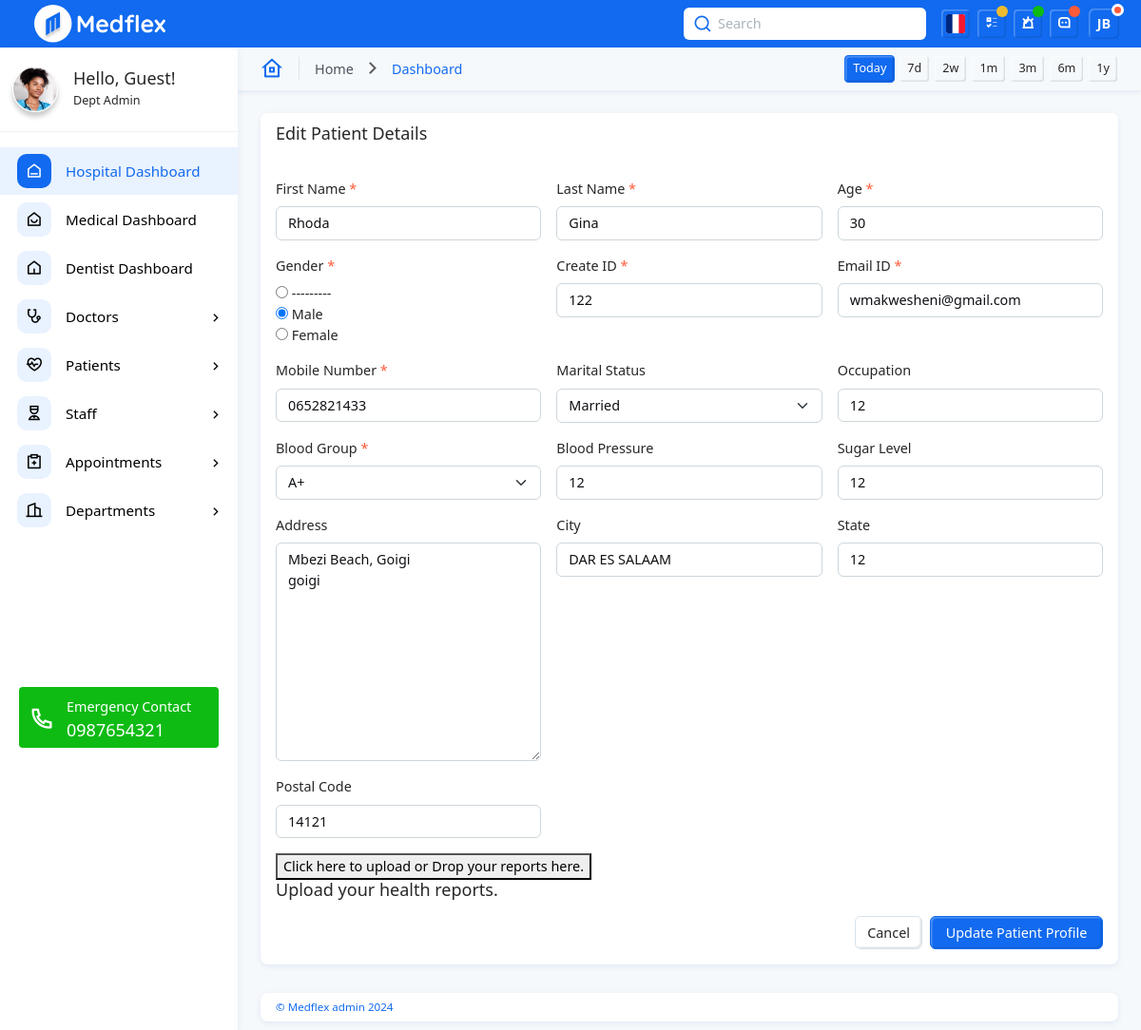
/edit-patient/1/, run on an earlier commit of the app's database.
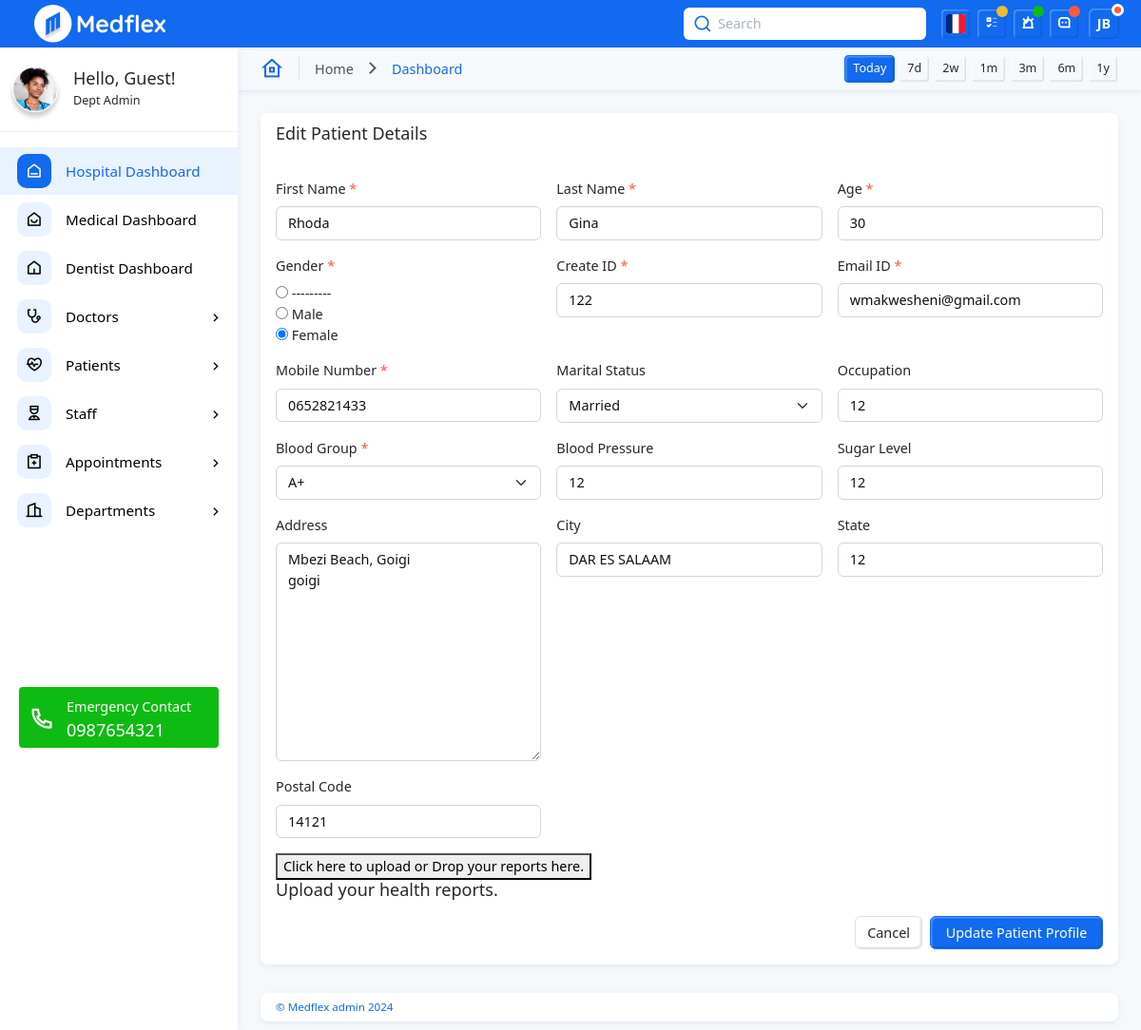
And on a later commit of the database.
### clinic/models.py (models this page shows, shortened)
class Patient(models.Model):
    GENDER_CHOICES = [
        ('male', 'Male'),
        ('female', 'Female'),
    ]
    MARITAL_STATUS_CHOICES = [
        ('married', 'Married'),
        ('unmarried', 'Unmarried'),
    ]
    BLOOD_GROUP_CHOICES = [
        ('A+', 'A+'),
        ('A-', 'A-'),
        ('B+', 'B+'),
        ('B-', 'B-'),
        ('O+', 'O+'),
        ('O-', 'O-'),
        ('AB+', 'AB+'),
        ('AB-', 'AB-'),
    ]
    first_name = models.CharField(max_length=50)
    last_name = models.CharField(max_length=50)
    age = models.PositiveIntegerField()
    gender = models.CharField(max_length=10, choices=GENDER_CHOICES)
    unique_id = models.CharField(max_length=100, unique=True)
    email = models.EmailField()
    mobile_number = models.CharField(max_length=15)
    marital_status = models.CharField(max_length=10, choices=MARITAL_STATUS_CHOICES, blank=True, null=True)
    occupation = models.CharField(max_length=50, blank=True, null=True)
    blood_group = models.CharField(max_length=5, choices=BLOOD_GROUP_CHOICES)
    blood_pressure = models.CharField(max_length=20, blank=True, null=True)
    sugar_level = models.CharField(max_length=20, blank=True, null=True)
    address = models.TextField(blank=True, null=True)
    city = models.CharField(max_length=50, blank=True, null=True)
    state = models.CharField(max_length=50, blank=True, null=True)
    postal_code = models.CharField(max_length=10, blank=True, null=True)
    created_at = models.DateTimeField(auto_now_add=True)

### clinic/views.py (the view)
# urls.py: path('edit-patient/<int:patient_id>/', add_patient, name='edit-patient'),  # For editing an existing patient
def add_patient(request, patient_id=None):
    if patient_id:
        patient = get_object_or_404(Patient, id=patient_id)
    else:
        patient = None
    if request.method == "POST":
        form = PatientForm(request.POST, instance=patient)
        if form.is_valid():
            form.save()
            return redirect('patients-list')  # Redirect to the patients list page
    else:
        form = PatientForm(instance=patient)
    return render(request, 'patients/add-patient.html', {'form': form, 'patient': patient})

### clinic/templates/patients/add-patient.html (shortened to what this page needs)
{% extends 'base.html' %}
{% block content %}
<div class="app-body">
  <div class="row gx-3">
    <div class="col-sm-12">
      <div class="card">
        <div class="card-header">
          <h5 class="card-title">
            {% if patient %} Edit Patient Details {% else %} Add Patient Details {% endif %}
          </h5>
        </div>
        <div class="card-body">
          <form method="post" action="{% if patient %} {% url 'edit-patient' patient.id %} {% else %} {% url 'add-patient' %} {% endif %}">
            <div class="row gx-3">
              {% for field in form %}
              <div class="col-xxl-3 col-lg-4 col-sm-6">
                <div class="mb-3">
                  <label class="form-label" for="{{ field.id_for_label }}">
                    {{ field.label }} {% if field.field.required %}
                    <span class="text-danger">*</span>
                    {% endif %}
                  </label>
                  {{ field }}
                </div>
              </div>
              {% endfor %}
              <div class="col-sm-12">
                <div id="dropzone" class="mb-3">
                  <form action="https://bootstrapget.com/upload" class="dropzone dz-clickable" id="demo-upload">
                    <div class="dz-message">
                      <button type="button" class="dz-button">
                        Click here to upload or Drop your reports here.</button>
                      <h5>Upload your health reports.</h5>
                    </div>
                  </form>
                </div>
              </div>
              <div class="col-sm-12">
                <div class="d-flex gap-2 justify-content-end">
                  <a href="{% url 'patients-list' %}" type="button" class="btn btn-outline-secondary">
                    Cancel
                  </a>
                  <input type="submit" class="btn btn-primary" value="{% if patient %} Update Patient Profile {% else %} Create Patient Profile {% endif %}">
                </div>
              </div>
            </div>
          </form>
        </div>
      </div>
    </div>
  </div>
</div>
{% endblock content %}

What changed in the data, as far as the page shows it:
changed Patient "Rhoda": gender "☐ ☑ ☐" → "☐ ☐ ☑"
